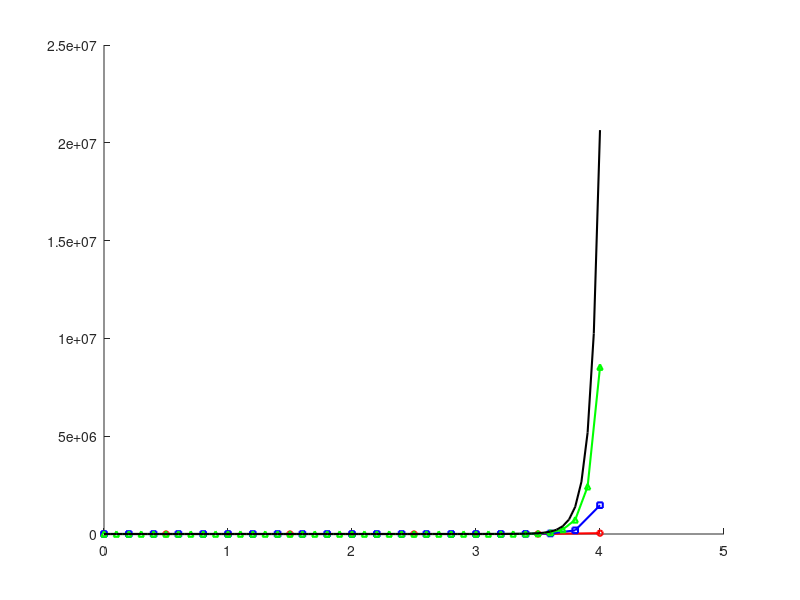

The MATLAB source for this figure: (Note: this script raises an error after producing the figure.)
clear all; clc; close all;

f = @(x, y) (y .* x.^2) - y;

x0 = 0;
y0 = 1;
x_target = 4;
dx_list = [0.5, 0.2, 0.1, 0.05];

figure('Name', 'Metode Heun', 'NumberTitle', 'off');
hold on;
colors = {'r', 'b', 'g', 'k'};
markers = {'o-', 's-', '^-', '-'};

for k = 1:length(dx_list)
    dx = dx_list(k);
    n = round((x_target - x0) / dx);
    
    X = zeros(n+1, 1);
    Y = zeros(n+1, 1);
    
    X(1) = x0;
    Y(1) = y0;
    
    for i = 1:n
        xi = X(i);
        yi = Y(i);
        
        k1 = f(xi, yi);
        y_prediksi = yi + k1 * dx;
        x_next = xi + dx;
        k2 = f(x_next, y_prediksi);
        slope_rata2 = 0.5 * (k1 + k2);
        Y(i+1) = yi + slope_rata2 * dx;
        X(i+1) = x_next;
    end
    
    fprintf('\n==========================================\n');
    fprintf(' HASIL METODE HEUN (Delta x = %.2f) \n', dx);
    fprintf('==========================================\n');
    fprintf('Iter\t x\t\t y (Heun)\n');
    fprintf('------------------------------------------\n');
    for j = 1:length(X)
        fprintf('%d\t\t %.2f\t %.5f\n', j-1, X(j), Y(j));
    end
    fprintf('Nilai y saat x = %.1f adalah %.5f\n', X(end), Y(end));
    
    label_name = sprintf('\\Delta x = %.2f', dx);
    plot(X, Y, markers{k}, 'Color', colors{k}, 'LineWidth', 1.5, ...
         'DisplayName', label_name, 'MarkerSize', 4);
end

title(['Grafik Penyelesaian PDB Metode Heun: dy/dx = yx^2 - y'], ["Feby Syarief A-0087-Ose C"]);
xlabel('Nilai x');
ylabel('Nilai y');
legend('show', 'Location', 'southwest');
grid on;
hold off;
